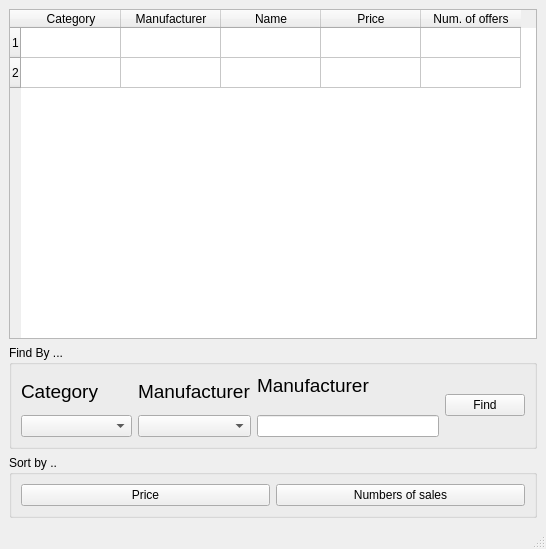
<?xml version="1.0" encoding="UTF-8"?>
<ui version="4.0">
 <class>MainWindow</class>
 <widget class="QMainWindow" name="MainWindow">
  <property name="geometry">
   <rect>
    <x>0</x>
    <y>0</y>
    <width>546</width>
    <height>549</height>
   </rect>
  </property>
  <property name="windowTitle">
   <string>MainWindow</string>
  </property>
  <widget class="QWidget" name="centralwidget">
   <layout class="QVBoxLayout" name="verticalLayout">
    <item>
     <widget class="QTableWidget" name="tableWidget">
      <property name="enabled">
       <bool>true</bool>
      </property>
      <attribute name="horizontalHeaderCascadingSectionResizes">
       <bool>false</bool>
      </attribute>
      <row>
       <property name="text">
        <string>1</string>
       </property>
      </row>
      <row>
       <property name="text">
        <string>2</string>
       </property>
      </row>
      <column>
       <property name="text">
        <string>Category</string>
       </property>
      </column>
      <column>
       <property name="text">
        <string>Manufacturer</string>
       </property>
      </column>
      <column>
       <property name="text">
        <string>Name</string>
       </property>
      </column>
      <column>
       <property name="text">
        <string>Price</string>
       </property>
      </column>
      <column>
       <property name="text">
        <string>Num. of offers</string>
       </property>
      </column>
      <item row="0" column="2">
       <property name="text">
        <string/>
       </property>
      </item>
     </widget>
    </item>
    <item>
     <widget class="QGroupBox" name="groupBox">
      <property name="title">
       <string>Find By ...</string>
      </property>
      <layout class="QGridLayout" name="gridLayout">
       <item row="0" column="1" rowspan="3">
        <widget class="QLabel" name="lbl_name2_2">
         <property name="font">
          <font>
           <pointsize>14</pointsize>
          </font>
         </property>
         <property name="text">
          <string>Manufacturer</string>
         </property>
        </widget>
       </item>
       <item row="3" column="1">
        <widget class="QComboBox" name="comboBox_2"/>
       </item>
       <item row="0" column="3" rowspan="4">
        <widget class="QPushButton" name="pushButton">
         <property name="text">
          <string>Find</string>
         </property>
        </widget>
       </item>
       <item row="3" column="0">
        <widget class="QComboBox" name="comboBox">
         <property name="minimumSize">
          <size>
           <width>111</width>
           <height>0</height>
          </size>
         </property>
        </widget>
       </item>
       <item row="0" column="0" rowspan="3">
        <widget class="QLabel" name="lbl_name2">
         <property name="font">
          <font>
           <pointsize>14</pointsize>
          </font>
         </property>
         <property name="text">
          <string>Category</string>
         </property>
        </widget>
       </item>
       <item row="3" column="2">
        <widget class="QLineEdit" name="edit_name2"/>
       </item>
       <item row="0" column="2">
        <widget class="QLabel" name="lbl_name2_3">
         <property name="font">
          <font>
           <pointsize>14</pointsize>
          </font>
         </property>
         <property name="text">
          <string>Manufacturer</string>
         </property>
        </widget>
       </item>
      </layout>
     </widget>
    </item>
    <item>
     <widget class="QGroupBox" name="groupBox_2">
      <property name="title">
       <string>Sort by ..</string>
      </property>
      <layout class="QHBoxLayout" name="horizontalLayout">
       <item>
        <widget class="QPushButton" name="pushButton_3">
         <property name="text">
          <string>Price</string>
         </property>
        </widget>
       </item>
       <item>
        <widget class="QPushButton" name="pushButton_2">
         <property name="text">
          <string>Numbers of sales</string>
         </property>
        </widget>
       </item>
      </layout>
     </widget>
    </item>
   </layout>
  </widget>
  <widget class="QMenuBar" name="menubar">
   <property name="geometry">
    <rect>
     <x>0</x>
     <y>0</y>
     <width>546</width>
     <height>21</height>
    </rect>
   </property>
  </widget>
  <widget class="QStatusBar" name="statusbar"/>
 </widget>
 <resources/>
 <connections/>
</ui>
